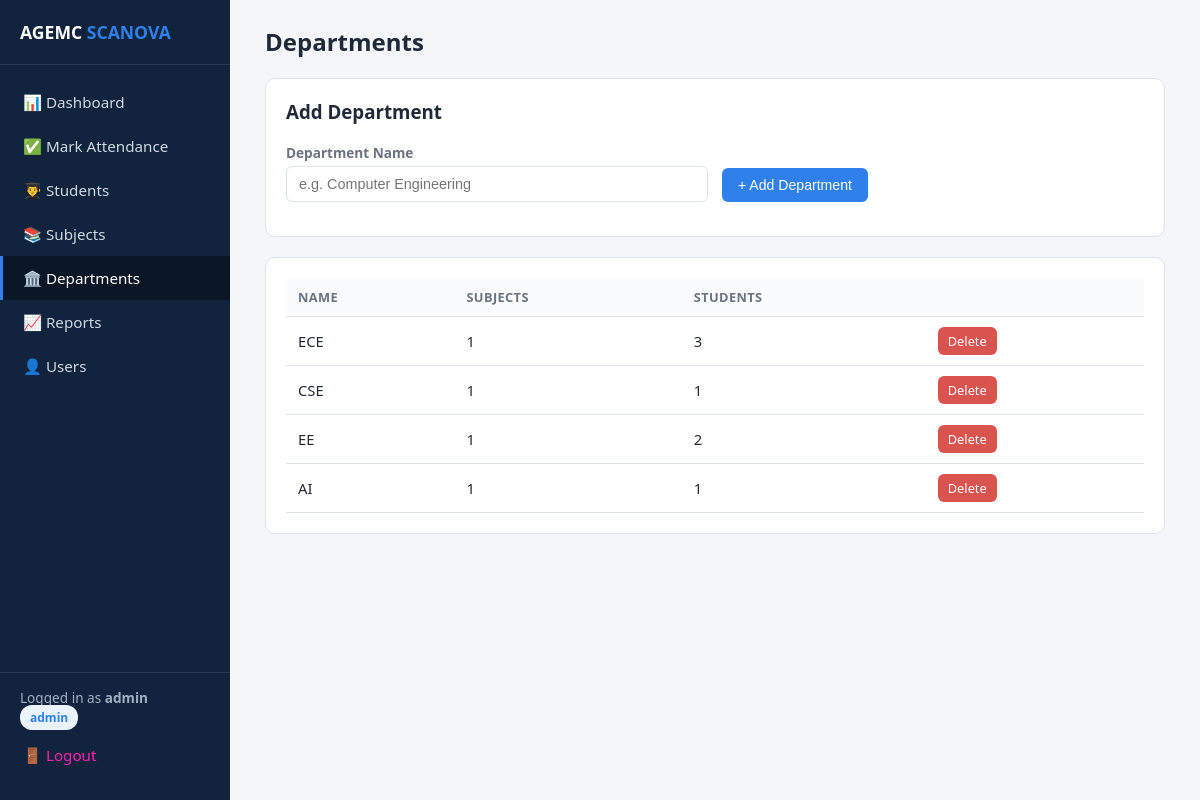
Screenshot of /departments (signed in) with the database file from the repository.
### app.py (models this page shows)
class Department(db.Model):
    id = db.Column(db.Integer, primary_key=True)
    name = db.Column(db.String(100), nullable=False, unique=True)
    subjects = db.relationship('Subject', backref='department', lazy=True)
    students = db.relationship('Student', backref='department', lazy=True)

### app.py (the view)
@app.route('/departments')
@login_required
def departments():
    depts = Department.query.all()
    return render_template('departments.html', departments=depts)

### app.py (called while the page is built)
def login_required(f):
    @wraps(f)
    def decorated(*args, **kwargs):
        if 'user_id' not in session:
            flash('Please log in first.', 'warning')
            return redirect(url_for('login'))
        return f(*args, **kwargs)
    return decorated

@app.context_processor
def inject_user():
    return dict(current_user_role=session.get('role'), current_username=session.get('username'),
                year_choices=YEAR_CHOICES)

### templates/departments.html
{% extends "base.html" %}
{% block content %}
<div class="topbar"><h1>Departments</h1></div>
{% if current_user_role == 'admin' %}
<div class="card">
  <h3 style="margin-top:0;">Add Department</h3>
  <form method="POST" action="{{ url_for('add_department') }}">
    <div class="form-row">
      <div><label>Department Name</label><input type="text" name="name" placeholder="e.g. Computer Engineering" required></div>
      <div><button class="btn" type="submit">+ Add Department</button></div>
    </div>
  </form>
</div>
{% endif %}
<div class="card">
  {% if departments %}
  <table>
    <tr><th>Name</th><th>Subjects</th><th>Students</th>{% if current_user_role == 'admin' %}<th></th>{% endif %}</tr>
    {% for d in departments %}
    <tr>
      <td>{{ d.name }}</td>
      <td>{{ d.subjects|length }}</td>
      <td>{{ d.students|length }}</td>
      {% if current_user_role == 'admin' %}
      <td><a class="btn btn-danger btn-sm" href="{{ url_for('delete_department', id=d.id) }}" onclick="return confirm('Delete this department?')">Delete</a></td>
      {% endif %}
    </tr>
    {% endfor %}
  </table>
  {% else %}
  <div class="empty-state">No departments yet.</div>
  {% endif %}
</div>
{% endblock %}

### templates/base.html (style rules this page uses)
:root { --navy: #12233d; --navy-dark: #0b1626; --accent: #2f80ed; --accent-light: #eaf2fe; --green: #1a9e6b; --red: #d9534f; --amber: #e0a800; --bg: #f4f6fa; --border: #dde3ec; --text: #1f2937; --muted: #6b7280; }
* { box-sizing: border-box; }
body { margin: 0; font-family: 'Segoe UI', Roboto, Arial, sans-serif; background: var(--bg); color: var(--text); }
.topbar { display: flex; justify-content: space-between; align-items: center; margin-bottom: 20px; }
.topbar h1 { font-size: 1.5rem; margin: 0; }
.card { background: #fff; border: 1px solid var(--border); border-radius: 10px; padding: 20px; margin-bottom: 20px; }
table { width: 100%; border-collapse: collapse; }
th, td { padding: 10px 12px; text-align: left; border-bottom: 1px solid var(--border); font-size: 0.92rem; }
th { background: #fafbfd; color: var(--muted); font-weight: 600; font-size: 0.8rem; text-transform: uppercase; letter-spacing: 0.03em; }
.btn { display: inline-block; background: var(--accent); color: #fff; border: none; padding: 9px 16px; border-radius: 6px; cursor: pointer; text-decoration: none; font-size: 0.88rem; font-weight: 500; }
.btn-danger { background: var(--red); }
.btn-sm { padding: 5px 10px; font-size: 0.8rem; }
input, select, textarea { padding: 9px 12px; border: 1px solid var(--border); border-radius: 6px; font-size: 0.9rem; width: 100%; }
label { font-size: 0.85rem; font-weight: 600; color: var(--muted); margin-bottom: 4px; display: block; }
.form-row { display: grid; grid-template-columns: repeat(auto-fit, minmax(180px, 1fr)); gap: 14px; margin-bottom: 14px; align-items: end; }

### rows the page displays
Department: name "ECE", subjects|length "1", students|length "3"
Department: name "CSE", subjects|length "1", students|length "1"
Department: name "EE", subjects|length "1", students|length "2"
Department: name "AI", subjects|length "1", students|length "1"

### other values shown
{{ current_username }} "admin"
{{ current_user_role }} "admin"
